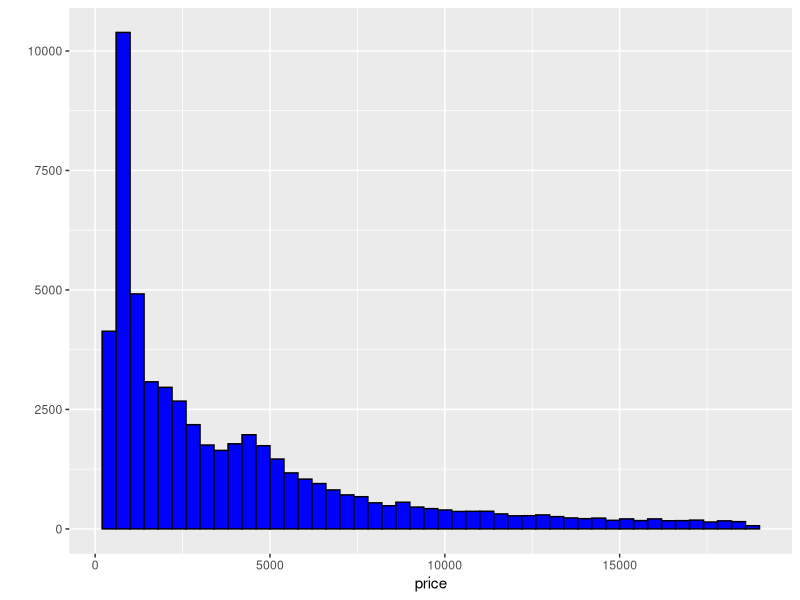
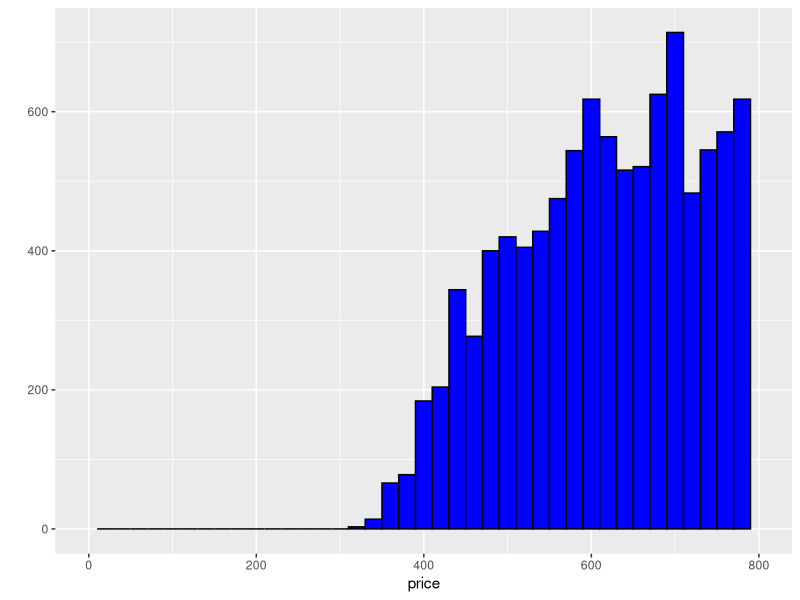
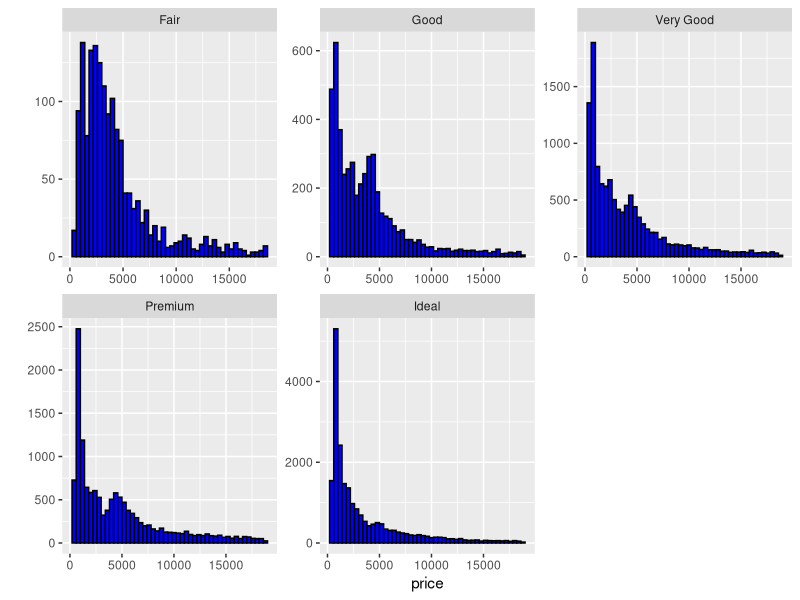
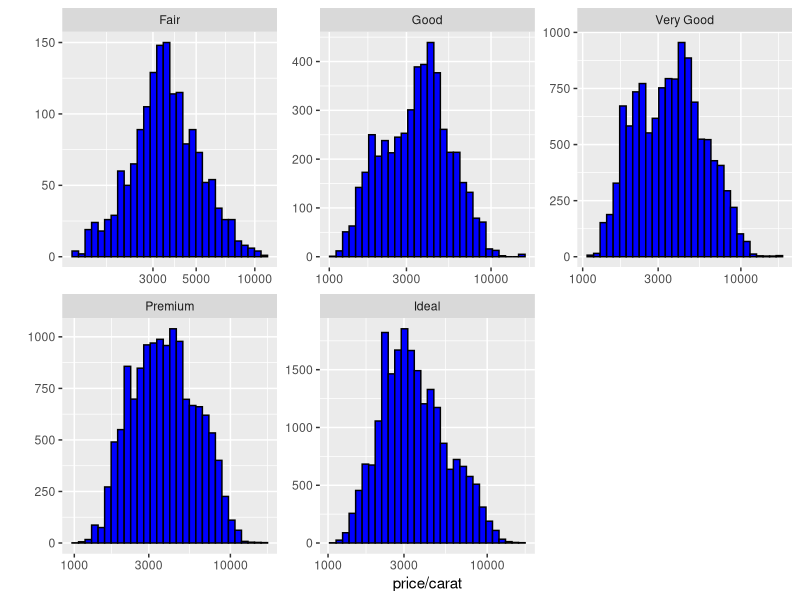

The R source for these figures, in order: (Note: this script raises an error after producing the figures.)
## ---- chunk 1
knitr::opts_chunk$set(echo = TRUE)
## ---- chunk 2
library(ggplot2)
data("diamonds")
## ---- chunk 3
dim(diamonds)
## ---- chunk 4
names(diamonds)

## ---- chunk 5
print("cut")
table(diamonds$cut)
print("color")
table(diamonds$color)
print("clarity")
table(diamonds$clarity)

## ---- chunk 6
summary(diamonds)
## ---- chunk 7
qplot(x= price, data = diamonds, color = I('black'), fill = I('blue'), binwidth = 400)
## ---- chunk 8
summary(diamonds$price)
## ---- chunk 9
#qplot(x= price, data = subset(diamonds, diamonds$price<500), color = I('black'), fill = I('blue'), binwidth = 10)
sum(diamonds$price<500)

## ---- chunk 10
#qplot(x= price, data = subset(diamonds, diamonds$price<250), color = I('black'), fill = I('blue'), binwidth = 10)
sum(diamonds$price<250)
## ---- chunk 11
#qplot(x= price, data = subset(diamonds, diamonds$price>=15000), color = I('black'), fill = I('blue'), binwidth = 10)
sum(diamonds$price>=15000)
## ---- chunk 12
qplot(x= price, data = diamonds, color = I('black'), fill = I('blue'), binwidth = 20)+
  scale_x_continuous(limits = c(0,800))
 #ggsave('priceHistogram.png')
## ---- chunk 13
qplot(x= price, data = diamonds, color = I('black'), fill = I('blue'), binwidth = 400)+
  facet_wrap(~diamonds$cut, ncol =3,  scales = "free")
## ---- chunk 14
by(diamonds$price,diamonds$cut,max)
## ---- chunk 15
by(diamonds$price,diamonds$cut,min)
## ---- chunk 16
by(diamonds$price,diamonds$cut,median)
## ---- chunk 17
qplot(x= price/carat, data = diamonds, color = I('black'), fill = I('blue'))+
  scale_x_log10()+
  facet_wrap(~diamonds$cut, ncol =3,  scales = "free")
## ---- chunk 18
qplot(geom="boxplot", y = price,x = clarity, data = diamonds)+
  coord_cartesian(ylim = 1:6000)
## ---- chunk 19
qplot(geom="boxplot", y = price,x = cut, data = diamonds)+
  coord_cartesian(ylim = 1:8000)
## ---- chunk 20
qplot(geom="boxplot", y = price,x = color, data = diamonds)+
  coord_cartesian(ylim = 1:8000)
## ---- chunk 21
summary(subset(diamonds,color=="D")$price)
## ---- chunk 22
IQR(subset(diamonds,color=="D")$price)
## ---- chunk 23
summary(subset(diamonds,color=="J")$price)
## ---- chunk 24
IQR(subset(diamonds,color=="J")$price)
## ---- chunk 25
qplot(geom="boxplot", y = price/carat,x = color, data = diamonds)+
  coord_cartesian(ylim = 1:6000)
## ---- chunk 26
qplot(geom = "freqpoly", x= carat, data = diamonds , bins = 500)+
  scale_x_continuous(limits = c(0,2.5))
